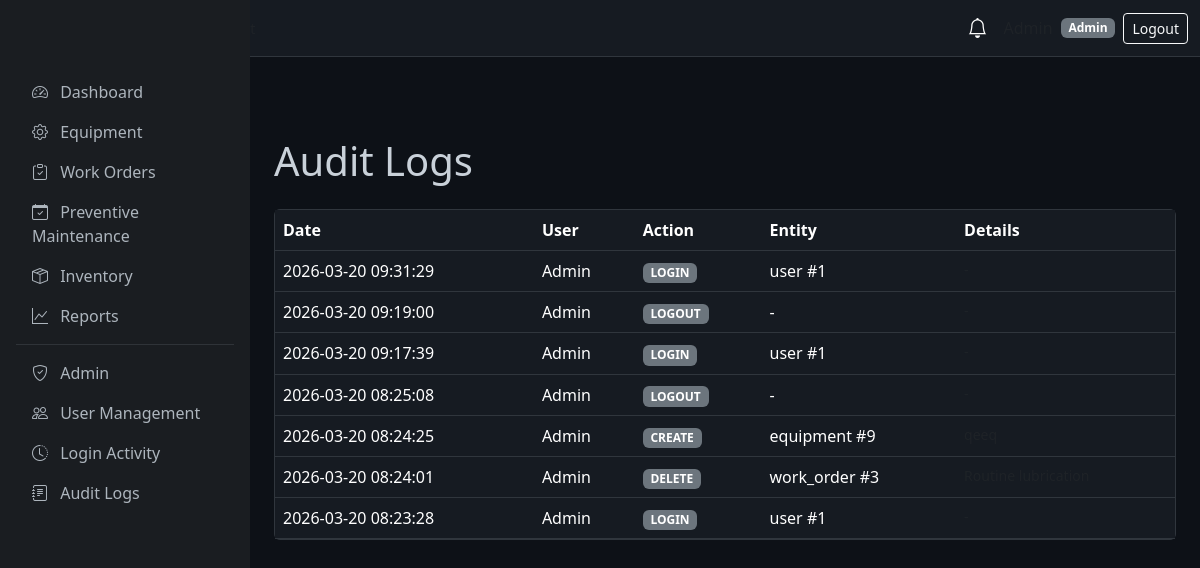
Screenshot of /audit-logs (signed in) with the database file from the repository.
### tables this page shows
CREATE TABLE users (
    id INTEGER PRIMARY KEY AUTOINCREMENT,
    name TEXT NOT NULL,
    email TEXT UNIQUE NOT NULL,
    password_hash TEXT NOT NULL,
    role TEXT NOT NULL CHECK(role IN ('Admin', 'Maintenance Manager', 'Technician', 'Store Manager')),
    is_active INTEGER DEFAULT 1,
    created_at TIMESTAMP DEFAULT CURRENT_TIMESTAMP,
    updated_at TIMESTAMP DEFAULT CURRENT_TIMESTAMP
, last_login TIMESTAMP, password TEXT);

CREATE TABLE audit_logs (
    id INTEGER PRIMARY KEY AUTOINCREMENT,
    user_id INTEGER,
    action TEXT NOT NULL,
    entity_type TEXT,
    entity_id INTEGER,
    old_value TEXT,
    new_value TEXT,
    ip_address TEXT,
    created_at TIMESTAMP DEFAULT CURRENT_TIMESTAMP,
    FOREIGN KEY (user_id) REFERENCES users(id)
);

### app/routes/audit_routes.py (the view)
@audit_bp.route('/audit-logs')
@login_required
@role_required('Admin')
def audit_logs():
    logs = get_recent(limit=200)
    return render_template('audit/list.html', logs=logs)

### app/models/audit_log.py (called while the page is built, shortened)
def get_recent(limit=100, user_id=None):
    return execute_query(
        """SELECT al.*, u.name as user_name FROM audit_logs al
           LEFT JOIN users u ON al.user_id = u.id
           ORDER BY al.created_at DESC LIMIT ?""",
        (limit,), fetch_all=True
    )

### app/models/notification.py (called while the page is built)
def get_unread(user_id):
    return execute_query(
        "SELECT * FROM notifications WHERE user_id = ? AND is_read = 0 ORDER BY created_at DESC",
        (user_id,), fetch_all=True
    )

### app/models/user.py (called while the page is built)
def get_by_id(user_id):
    return execute_query(
        "SELECT id, name, email, role, is_active FROM users WHERE id = ?",
        (user_id,), fetch_one=True
    )

### app/routes/auth_routes.py (called while the page is built)
def login_required(f):
    @wraps(f)
    def decorated(*args, **kwargs):
        if 'user_id' not in session:
            flash('Please log in to access this page.', 'warning')
            return redirect(url_for('auth.login'))
        return f(*args, **kwargs)
    return decorated

def role_required(*allowed_roles):
    def decorator(f):
        @wraps(f)
        def decorated(*args, **kwargs):
            if 'user_id' not in session:
                flash('Please log in.', 'warning')
                return redirect(url_for('auth.login'))
            user = get_by_id(session['user_id'])
            if not user or user['role'] not in allowed_roles:
                flash('Access denied. Insufficient permissions.', 'danger')
                return redirect(url_for('main.dashboard'))
            return f(*args, **kwargs)
        return decorated
    return decorator

### database/db.py (called while the page is built)
def get_connection():
    conn = sqlite3.connect(DATABASE)
    conn.row_factory = sqlite3.Row
    conn.execute("PRAGMA foreign_keys = ON")
    return conn

def execute_query(query, params=(), fetch_one=False, fetch_all=False, commit=True):
    conn = get_connection()
    cursor = conn.cursor()
    cursor.execute(query, params)
    result = None
    if fetch_one:
        row = cursor.fetchone()
        result = dict(row) if row else None
    elif fetch_all:
        rows = cursor.fetchall()
        result = [dict(row) for row in rows]
    else:
        if commit:
            conn.commit()
        result = cursor.lastrowid
    conn.close()
    return result

### templates/audit/list.html (shortened to what this page needs)
{% extends "base.html" %}
{% block content %}
<h1 class="mb-4">Audit Logs</h1>
<div class="card">
    <div class="table-responsive">
        <table class="table table-dark table-hover mb-0">
            <thead>
                <tr>
                    <th>Date</th>
                    <th>User</th>
                    <th>Action</th>
                    <th>Entity</th>
                    <th>Details</th>
                </tr>
            </thead>
            <tbody>
                {% for log in logs %}
                <tr>
                    <td>{{ log.created_at }}</td>
                    <td>{{ log.user_name or '-' }}</td>
                    <td><span class="badge bg-secondary">{{ log.action }}</span></td>
                    <td>{{ log.entity_type or '-' }} {% if log.entity_id %}#{{ log.entity_id }}{% endif %}</td>
                    <td class="small text-muted">{{ log.new_value or log.old_value or '-' }}</td>
                </tr>
                {% else %}
                <tr><td colspan="5" class="text-center text-muted">No audit logs.</td></tr>
                {% endfor %}
            </tbody>
        </table>
    </div>
</div>
{% endblock %}

### templates/base.html (shortened to what this page needs)
<!DOCTYPE html>
<html lang="en">
<head>
    <link href="https://cdn.jsdelivr.net/npm/bootstrap@5.3.2/dist/css/bootstrap.min.css" rel="stylesheet">
    <link href="https://cdn.jsdelivr.net/npm/bootstrap-icons@1.11.1/font/bootstrap-icons.css" rel="stylesheet">
</head>
<body>
    {% if current_user %}
    <nav class="navbar navbar-expand-lg navbar-dark">
        <div class="container-fluid">
            <a class="navbar-brand brand-gradient fw-bold" href="{{ url_for('main.dashboard') }}">TINDI CMMS</a>
            <span class="text-muted small">Coca-Cola Plant</span>
            <div class="ms-auto d-flex align-items-center">
                <div class="dropdown me-3">
                    <a class="text-white position-relative" href="#" data-bs-toggle="dropdown">
                        <i class="bi bi-bell fs-5"></i>
                    </a>
                </div>
                <span class="text-muted me-2">{{ current_user.name }}</span>
                <span class="badge bg-secondary">{{ current_user.role }}</span>
                <a href="{{ url_for('auth.logout') }}" class="btn btn-outline-light btn-sm ms-2">Logout</a>
            </div>
        </div>
    </nav>
    <div class="d-flex">
        <aside class="sidebar position-fixed top-0 start-0 vh-100"
            style="width: var(--sidebar-width); padding-top: 56px;">
            <nav class="nav flex-column p-3">
                <a class="nav-link rounded"
                    href="{{ url_for('admin.dashboard') if current_user.role == 'Admin' else url_for('main.dashboard') }}"><i
                        class="bi bi-speedometer2 me-2"></i> Dashboard</a>
                {% if current_user.role in ['Admin', 'Maintenance Manager', 'Technician'] %}
                <a class="nav-link rounded" href="{{ url_for('equipment.list_equipment') }}"><i
                        class="bi bi-gear me-2"></i> Equipment</a>
                {% endif %}
                {% if current_user.role in ['Admin', 'Maintenance Manager', 'Technician'] %}
                <a class="nav-link rounded" href="{{ url_for('work_order.list_work_orders') }}"><i
                        class="bi bi-clipboard-check me-2"></i> Work Orders</a>
                {% endif %}
                {% if current_user.role in ['Admin', 'Maintenance Manager'] %}
                <a class="nav-link rounded" href="{{ url_for('maintenance.list_schedules') }}"><i
                        class="bi bi-calendar-check me-2"></i> Preventive Maintenance</a>
                {% endif %}
                {% if current_user.role in ['Admin', 'Store Manager', 'Maintenance Manager'] %}
                <a class="nav-link rounded" href="{{ url_for('inventory.list_inventory') }}"><i
                        class="bi bi-box-seam me-2"></i> Inventory</a>
                {% endif %}
                {% if current_user.role in ['Admin', 'Maintenance Manager'] %}
                <a class="nav-link rounded" href="{{ url_for('reports.index') }}"><i class="bi bi-graph-up me-2"></i>
                    Reports</a>
                {% endif %}
                {% if current_user.role == 'Admin' %}
                <hr class="border-secondary my-2">
                <a class="nav-link rounded" href="{{ url_for('admin.dashboard') }}"><i
                        class="bi bi-shield-check me-2"></i> Admin</a>
                <a class="nav-link rounded" href="{{ url_for('admin.users') }}"><i class="bi bi-people me-2"></i> User
                    Management</a>
                <a class="nav-link rounded" href="{{ url_for('admin.login_activity') }}"><i
                        class="bi bi-clock-history me-2"></i> Login Activity</a>
                <a class="nav-link rounded" href="{{ url_for('audit.audit_logs') }}"><i
                        class="bi bi-journal-text me-2"></i> Audit Logs</a>
                {% endif %}
            </nav>
        </aside>
        <main class="main-content flex-grow-1 p-4" style="padding-top: 80px !important;">
            {% block content %}{% endblock %}
        </main>
    </div>
    {% else %}
    {% block full_page %}{% endblock %}
    {% endif %}
</body>
</html>

### templates/base.html (style rules this page uses)
:root { --sidebar-width: 250px; }
.sidebar { min-height: 100vh; background: #1a1d21; }
.sidebar .nav-link { color: #adb5bd; }
.main-content { margin-left: var(--sidebar-width); min-height: 100vh; background: #0d1117; color: #c9d1d9; }
.card { background: #161b22; border: 1px solid #30363d; color: #c9d1d9; }
.table { color: #c9d1d9; }
.table-dark { --bs-table-bg: #161b22; --bs-table-border-color: #30363d; }
.navbar-dark { background: #161b22 !important; border-bottom: 1px solid #30363d; }
.brand-gradient { background: linear-gradient(135deg, #58a6ff 0%, #a371f7 100%); -webkit-background-clip: text; -webkit-text-fill-color: transparent; }

### rows the page displays
users: role "Admin"
audit_logs: created_at "2026-03-20 09:31:29", name "Admin", action "LOGIN", entity_type "user", entity_id "1"
audit_logs: created_at "2026-03-20 09:19:00", name "Admin", action "LOGOUT", entity_type "-"
audit_logs: created_at "2026-03-20 09:17:39", name "Admin", action "LOGIN", entity_type "user", entity_id "1"
audit_logs: created_at "2026-03-20 08:25:08", name "Admin", action "LOGOUT", entity_type "-"
audit_logs: created_at "2026-03-20 08:24:25", name "Admin", action "CREATE", entity_type "equipment", entity_id "9"
audit_logs: created_at "2026-03-20 08:24:01", name "Admin", action "DELETE", entity_type "work_order", entity_id "3"
audit_logs: created_at "2026-03-20 08:23:28", name "Admin", action "LOGIN", entity_type "user", entity_id "1"
